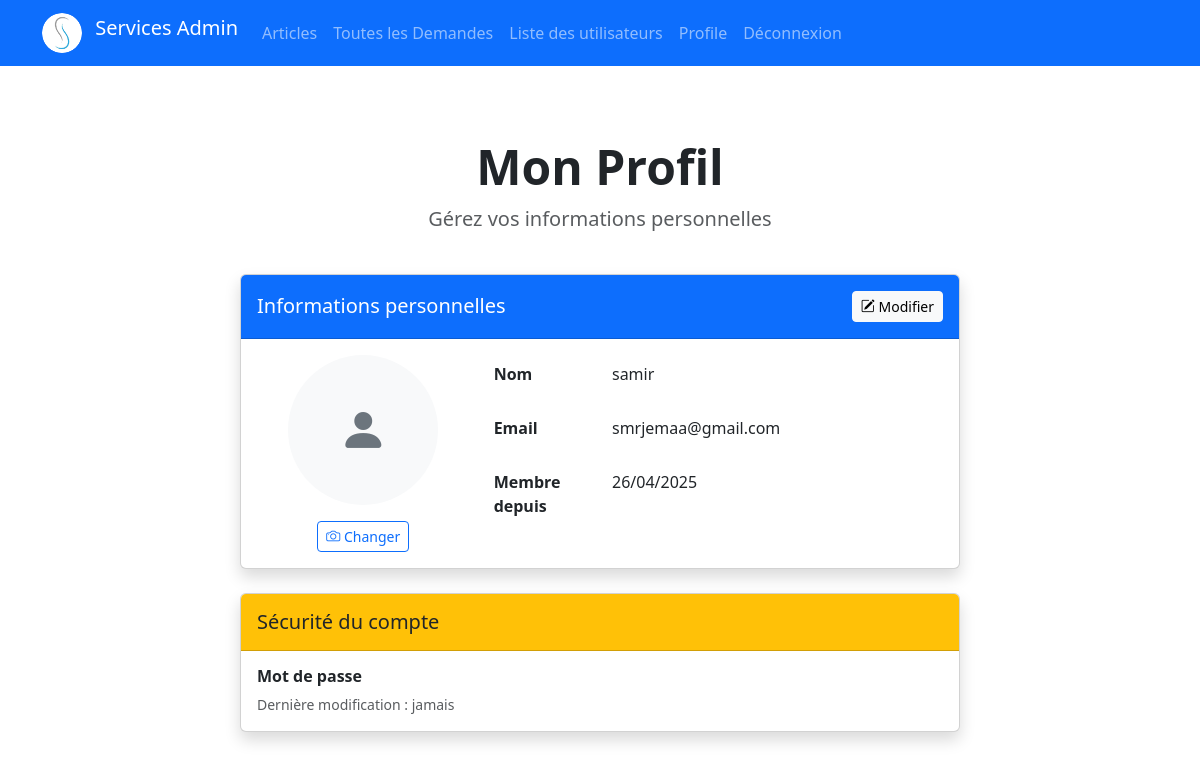
The app's page /profile/ (signed in), older data.
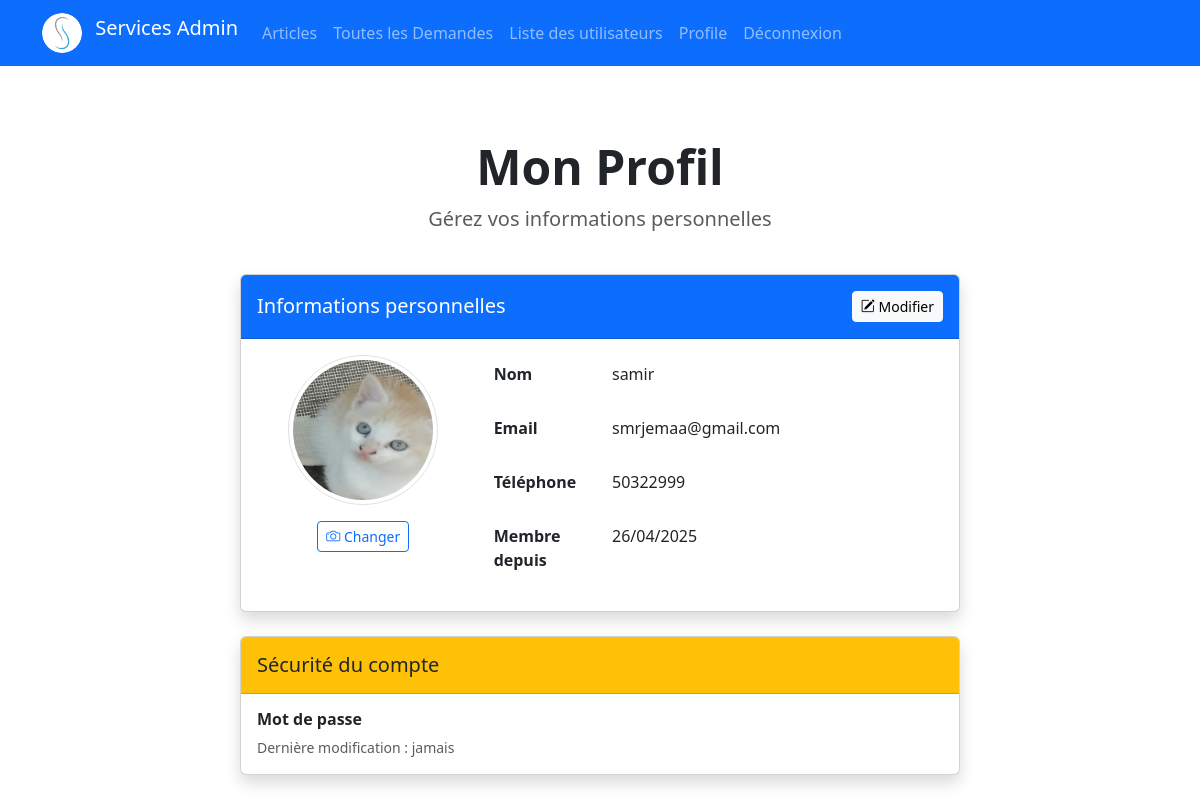
The same page, newer data.
### users/models.py (models this page shows, shortened)
class CustomUser(AbstractBaseUser, PermissionsMixin):
    email = models.EmailField(unique=True)
    username = models.CharField(max_length=30, unique=True)
    phone = models.CharField(max_length=20, blank=True, null=True)
    is_active = models.BooleanField(default=True)
    is_staff = models.BooleanField(default=False)
    date_joined = models.DateTimeField(auto_now_add=True, null=True, blank=True)
    profile_picture = models.ImageField(
        upload_to='profile_pics/',
        blank=True,
        null=True,
        verbose_name="Photo de profil"
    )
    objects = CustomUserManager()
    USERNAME_FIELD = 'email'  # Utilisez email comme identifiant
    REQUIRED_FIELDS = ['username']

### users/views.py (the view)
# urls.py: path('profile/', profile, name='profile'),                       # Affichage du profil
@login_required
def profile(request):
    return render(request, 'users/profile.html')

### users/templates/users/profile.html (shortened to what the changed rows need)
{% extends 'base.html' %}
{% load static %}
{% load widget_tweaks %}
{% block content %}
<div class="container py-5">
    <div class="row mb-4">
        <div class="col text-center">
            <h1 class="display-5 fw-bold">Mon Profil</h1>
        </div>
    </div>
    <div class="row justify-content-center">
        <div class="col-lg-8">
            <div class="card shadow">
                <div class="card-body">
                    <div class="row">
                        <div class="col-md-4 text-center mb-4 mb-md-0">
                            <div class="position-relative mx-auto" style="width: 150px; height: 150px;">
                                {% if user.profile_picture %}
                                    <img src="{{ user.profile_picture.url }}"
                                         class="img-thumbnail rounded-circle w-100 h-100"
                                         alt="Photo de profil">
                                {% else %}
                                    <div class="bg-light d-flex align-items-center justify-content-center rounded-circle w-100 h-100">
                                        <i class="bi bi-person-fill text-secondary" style="font-size: 3rem;"></i>
                                    </div>
                                {% endif %}
                            </div>
                        </div>
                        <div class="col-md-8">
                            <div class="mb-3 row">
                                <div class="col-sm-9">
                                    <p class="form-control-plaintext">{{ user.username }}</p>
                                </div>
                            </div>
                            <div class="mb-3 row">
                                <div class="col-sm-9">
                                    <p class="form-control-plaintext">{{ user.email }}</p>
                                </div>
                            </div>
                            {% if user.phone %}
                            <div class="mb-3 row">
                                <label class="col-sm-3 col-form-label fw-bold">Téléphone</label>
                                <div class="col-sm-9">
                                    <p class="form-control-plaintext">{{ user.phone }}</p>
                                </div>
                            </div>
                            {% endif %}
                            <div class="mb-3 row">
                                <div class="col-sm-9">
                                    <p class="form-control-plaintext">{{ user.date_joined|date:"d/m/Y" }}</p>
                                </div>
                            </div>
                        </div>
                    </div>
                </div>
            </div>
        </div>
    </div>
</div>
{% endblock %}

Row changes from the older to the newer data that the page shows:
changed CustomUser "samir": profile_picture: picture added; phone (not shown) → "50322999"
Text that changed along with them:
text now shown: "Téléphone"
